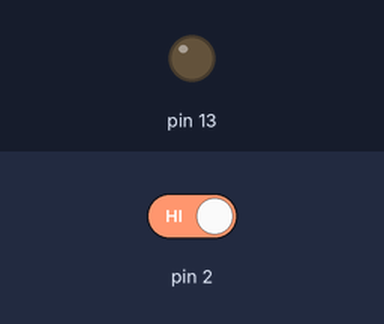
A sketch run on a simulated Arduino Uno, built with avr-gcc and run on an emulated ATmega328P. Parts: output pins drawn as LEDs (lit = HIGH). The inputs (shaded band) are chosen by the test bench; at power-on: pin 2 HIGH.

Above: at 1.2 s.
1.3 s: pin 2 driven LOW
At 1.8 s:
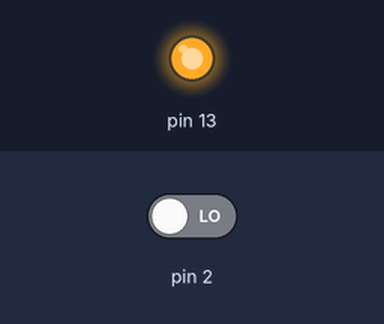
2.8 s: pin 2 driven HIGH
At 4.1 s:
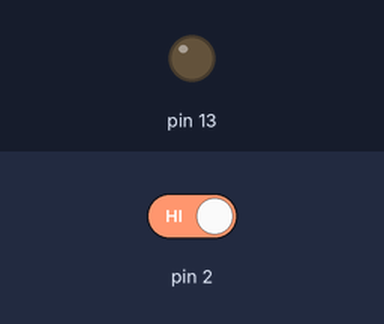
Timing chart, 0 to 5.8 s (numbered marks = the images above; inputs shaded):
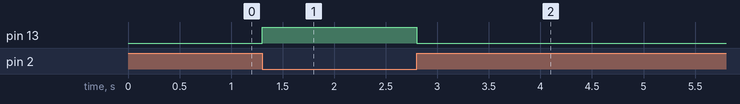

The sketch:

Digital_Input_01.ino
```cpp
void setup() {
  pinMode(2, INPUT);  // 2번 핀을 입력 모드로 설정
  pinMode(13, OUTPUT);
}

void loop() {
  int buttonState = digitalRead(2);  // 2번 핀의 값을 읽음
  if (buttonState == LOW) {
    digitalWrite(13, HIGH);  // 버튼이 눌리면 LED 켜기
  } else {
    digitalWrite(13, LOW);  // 버튼이 눌리지 않으면 LED 끄기
  }
}
```

Measured:
- after the input at 1.3 s, pin 13: LOW → HIGH at once
- after the input at 2.8 s, pin 13: HIGH → LOW at once
